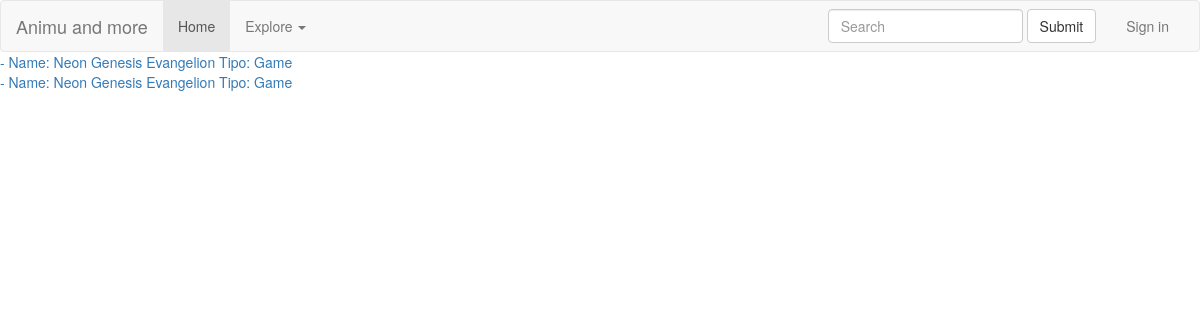
Screenshot of /games.php with the database file from the repository.
### tables this page shows
CREATE TABLE `content` (
  `ContentID` int(11) NOT NULL,
  `Name` varchar(255) NOT NULL,
  `Type` varchar(255) NOT NULL,
  `Author` varchar(255) DEFAULT NULL,
  `Photo` varchar(255) DEFAULT NULL,
  `BackgroundPhoto` varchar(255) NOT NULL,
  `Genre` varchar(255) DEFAULT NULL,
  `ReleaseDate` date DEFAULT NULL,
  `Description` varchar(255) DEFAULT NULL,
  `RegistrationDate` timestamp NOT NULL DEFAULT CURRENT_TIMESTAMP ON UPDATE CURRENT_TIMESTAMP
);

### games.php (the view, shortened to what this page needs)
<?php
include 'head.php';
?>
<body>
<?php
include 'header.php';
include "connection.php";
$sql = "SELECT * FROM content WHERE type = 'Game'";
$result = $conn->query($sql);
if ($result->num_rows > 0) {
    while($row = $result->fetch_assoc()) {
        echo "<a href='game.php?id=" . $row["ContentID"] ."'> - Name: " . $row["Name"]. " Tipo: " . $row["Type"] ."</a>";
        echo "<br>";
    }
}
else {
    echo "0 results";
}
?>
</body>
</html>

### rows the page displays
content: Name "Neon Genesis Evangelion", Type "Game"
content: Name "Neon Genesis Evangelion", Type "Game"
